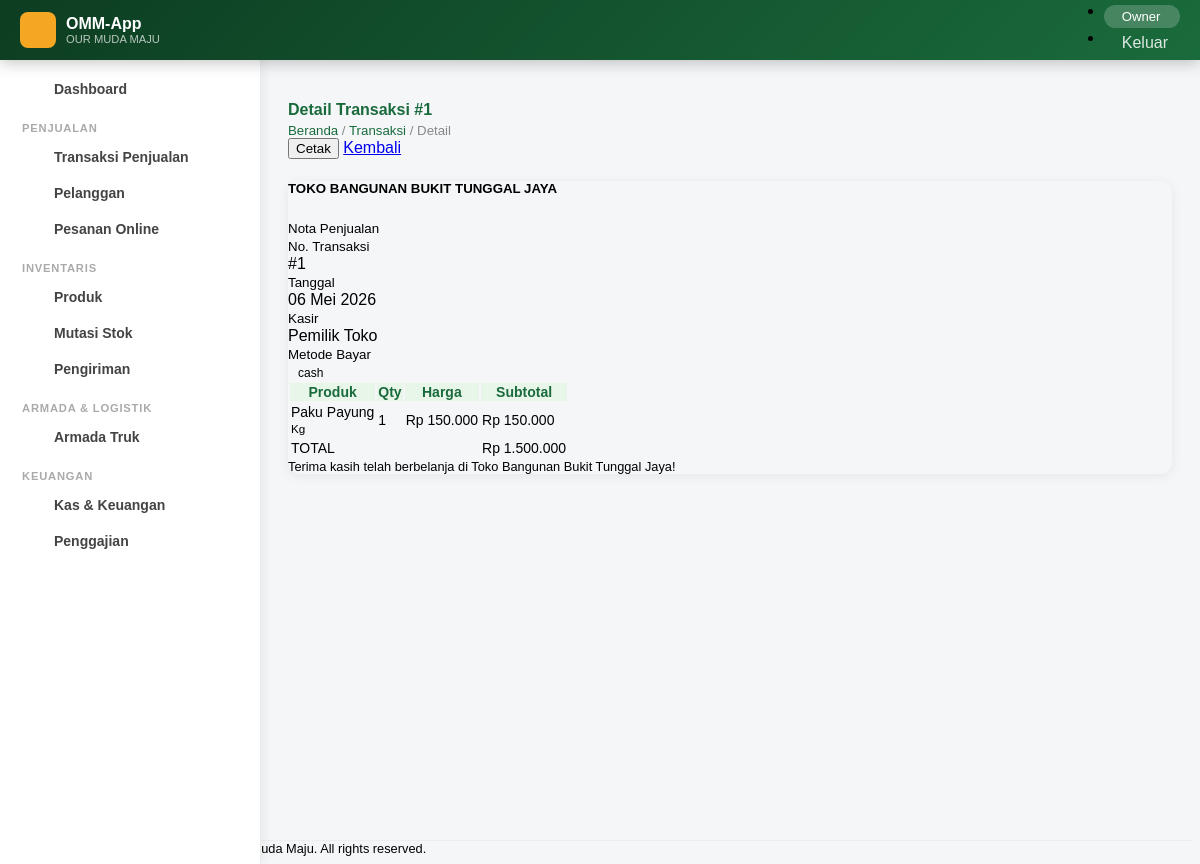
Screenshot of /transaksi-detail.php?id=1 (signed in) with the database file from the repository.
### tables this page shows
CREATE TABLE `transaksi` (
  `id_transaksi` int NOT NULL AUTO_INCREMENT,
  `tanggal` timestamp NULL DEFAULT CURRENT_TIMESTAMP,
  `total` decimal(12,2) NOT NULL,
  `metode_pembayaran` varchar(50) NOT NULL,
  `id_kasir` int NOT NULL,
  PRIMARY KEY (`id_transaksi`),
  KEY `id_kasir` (`id_kasir`),
  CONSTRAINT `transaksi_ibfk_1` FOREIGN KEY (`id_kasir`) REFERENCES `karyawan` (`id_karyawan`)
);

CREATE TABLE `karyawan` (
  `id_karyawan` int NOT NULL AUTO_INCREMENT,
  `nama` varchar(100) NOT NULL,
  `jabatan` varchar(50) NOT NULL,
  `no_hp` varchar(20) NOT NULL,
  `gaji` decimal(12,2) NOT NULL DEFAULT '0.00',
  `id_role` int NOT NULL,
  PRIMARY KEY (`id_karyawan`),
  KEY `id_role` (`id_role`),
  CONSTRAINT `karyawan_ibfk_1` FOREIGN KEY (`id_role`) REFERENCES `role` (`id_role`)
);

CREATE TABLE `detail_transaksi` (
  `id_detail` int NOT NULL AUTO_INCREMENT,
  `id_transaksi` int NOT NULL,
  `id_produk` int NOT NULL,
  `jumlah` int NOT NULL,
  `harga` decimal(12,2) NOT NULL,
  `subtotal` decimal(12,2) NOT NULL,
  PRIMARY KEY (`id_detail`),
  KEY `id_transaksi` (`id_transaksi`),
  KEY `id_produk` (`id_produk`),
  CONSTRAINT `detail_transaksi_ibfk_1` FOREIGN KEY (`id_transaksi`) REFERENCES `transaksi` (`id_transaksi`),
  CONSTRAINT `detail_transaksi_ibfk_2` FOREIGN KEY (`id_produk`) REFERENCES `produk` (`id_produk`)
);

CREATE TABLE `produk` (
  `id_produk` int NOT NULL AUTO_INCREMENT,
  `nama_produk` varchar(100) NOT NULL,
  `kategori` varchar(50) NOT NULL,
  `satuan` varchar(20) NOT NULL,
  `harga_beli` decimal(12,2) NOT NULL,
  `harga_jual` decimal(12,2) NOT NULL,
  `barcode` varchar(50) NOT NULL,
  `created_at` timestamp NULL DEFAULT CURRENT_TIMESTAMP,
  `foto` varchar(255) DEFAULT NULL COMMENT 'Foto Produk',
  PRIMARY KEY (`id_produk`)
);

### koneksi.php (called while the page is built, shortened)
<?php
class Koneksi {
    private $db_host = 'localhost',
            $db_user = 'root',
            $db_pass = 'kristin',
            $db_name = 'db_toko_bangunan';
    function __construct() {
        try {
            $this->db = new PDO(
                "mysql:host=$this->db_host;dbname=$this->db_name;charset=utf8",
                $this->db_user,
                $this->db_pass,
                [PDO::ATTR_ERRMODE => PDO::ERRMODE_EXCEPTION]
            );
        } catch (PDOException $e) {
            die('<div class="alert alert-danger m-3">Koneksi database gagal: ' . $e->getMessage() . '</div>');
        }
    }
}
?>

### Dml.php (called while the page is built, shortened)
<?php
include_once "koneksi.php";
class Dml extends Koneksi {
    public function query($sql, $params = [])
    {
        $q = $this->db->prepare($sql);
        $q->execute($params);
        return $q->fetchAll(PDO::FETCH_ASSOC);
    }
    public function queryOne($sql, $params = [])
    {
        $q = $this->db->prepare($sql);
        $q->execute($params);
        return $q->fetch(PDO::FETCH_ASSOC);
    }
}
?>

### transaksi-detail.php (the view, shortened to what this page needs)
<?php
include "fungsi.php";
include "Dml.php";
$db = new Dml();
$id = intval($_GET['id'] ?? 0);
$trx = $db->queryOne("SELECT t.*, k.nama as kasir FROM transaksi t JOIN karyawan k ON t.id_kasir=k.id_karyawan WHERE t.id_transaksi=?", [$id]);
$detail = $db->query("SELECT d.*, p.nama_produk, p.satuan FROM detail_transaksi d JOIN produk p ON d.id_produk=p.id_produk WHERE d.id_transaksi=?", [$id]);
include "header.php";
?>
<main id="main">
<div class="d-flex align-items-center justify-content-between mb-4">
    <div>
        <h4 class="page-title mb-0"><i class="bi bi-file-earmark-text me-2"></i>Detail Transaksi #<?php echo $id; ?></h4>
        <div class="page-breadcrumb"><a href="beranda.php">Beranda</a> / <a href="transaksi.php">Transaksi</a> / Detail</div>
    </div>
    <div class="d-flex gap-2">
        <button onclick="window.print()" class="btn btn-outline-secondary btn-sm"><i class="bi bi-printer me-1"></i>Cetak</button>
        <a href="transaksi.php" class="btn btn-outline-primary btn-sm"><i class="bi bi-arrow-left me-1"></i>Kembali</a>
    </div>
</div>
<div class="row justify-content-center">
<div class="col-lg-7">
<div class="card">
    <div class="card-body">
        <div class="text-center border-bottom pb-3 mb-3">
            <h5 class="fw-bold text-dark">TOKO BANGUNAN BUKIT TUNGGAL JAYA</h5>
            <small class="text-muted">Nota Penjualan</small>
        </div>
        <div class="row mb-3">
            <div class="col-6"><small class="text-muted">No. Transaksi</small><div class="fw-bold">#<?php echo $trx['id_transaksi']; ?></div></div>
            <div class="col-6 text-end"><small class="text-muted">Tanggal</small><div class="fw-bold"><?php echo tanggal(substr($trx['tanggal']??'',0,10)); ?></div></div>
            <div class="col-6 mt-2"><small class="text-muted">Kasir</small><div class="fw-bold"><?php echo htmlspecialchars($trx['kasir']); ?></div></div>
            <div class="col-6 mt-2 text-end"><small class="text-muted">Metode Bayar</small><div><?php echo badge_status($trx['metode_pembayaran']); ?></div></div>
        </div>
        <table class="table table-sm border">
            <thead class="table-light"><tr><th>Produk</th><th class="text-center">Qty</th><th class="text-end">Harga</th><th class="text-end">Subtotal</th></tr></thead>
            <tbody>
            <?php foreach ($detail as $d): ?>
            <tr>
                <td><?php echo htmlspecialchars($d['nama_produk']); ?><br><small class="text-muted"><?php echo $d['satuan']; ?></small></td>
                <td class="text-center"><?php echo $d['jumlah']; ?></td>
                <td class="text-end"><?php echo rupiah($d['harga']); ?></td>
                <td class="text-end fw-semibold"><?php echo rupiah($d['subtotal']); ?></td>
            </tr>
            <?php endforeach; ?>
            </tbody>
            <tfoot>
                <tr class="table-success"><td colspan="3" class="text-end fw-bold">TOTAL</td><td class="text-end fw-bold fs-5"><?php echo rupiah($trx['total']); ?></td></tr>
            </tfoot>
        </table>
        <div class="text-center text-muted mt-3" style="font-size:0.8rem;">
            Terima kasih telah berbelanja di Toko Bangunan Bukit Tunggal Jaya!
        </div>
    </div>
</div>
</div>
</div>
</main>
<?php include "footer.php"; ?>

### fungsi.php (shortened to what this page needs)
<?php
function tanggal($tanggal)
{
    $bulan = [
        'Januari', 'Februari', 'Maret', 'April', 'Mei', 'Juni',
        'Juli', 'Agustus', 'September', 'Oktober', 'November', 'Desember'
    ];
    if (preg_match('/^\d{4}-\d{2}-\d{2}/', $tanggal)) {
        $tgl       = substr($tanggal, 8, 2);
        $bln_index = (int) substr($tanggal, 5, 2) - 1;
        $bln       = $bulan[$bln_index] ?? '';
        $thn       = substr($tanggal, 0, 4);
        return "$tgl $bln $thn";
    }
    return $tanggal;
}
function rupiah($angka)
{
    return 'Rp ' . number_format($angka, 0, ',', '.');
}
function badge_status($status)
{
    $map = [
        'Sedang diproses'  => 'warning',
        'Dalam pengiriman' => 'info',
        'Selesai'          => 'success',
        'Aktif'            => 'success',
        'Nonaktif'         => 'secondary',
        'belum_lunas'      => 'danger',
        'lunas'            => 'success',
        'pending'          => 'warning',
        'dibatalkan'       => 'danger',
    ];
    $class = $map[$status] ?? 'secondary';
    return "<span class=\"badge bg-{$class}\">{$status}</span>";
}

### assets/css/main.css (style rules this page uses)
:root { --btj-primary: #1a6b3c; --btj-secondary: #f5a623; --btj-accent: #e8f5e9; --btj-dark: #0d3d22; --btj-sidebar-w: 260px; }
body { font-family: 'Nunito', sans-serif; background: #f4f6f8; }
#main { margin-left: var(--btj-sidebar-w); margin-top: 60px; padding: 20px; transition: all 0.3s; min-height: calc(100vh - 60px); }
.card { border: none; border-radius: 12px; box-shadow: 0 2px 12px rgba(0,0,0,0.07); }
.table { font-size: 0.875rem; }
.table thead th { background: var(--btj-accent); color: var(--btj-primary); font-weight: 700; border: none; }
.page-title { font-family: 'Poppins', sans-serif; font-weight: 700; color: var(--btj-primary); margin-bottom: 4px; }
.page-breadcrumb { color: #888; font-size: 0.83rem; }
.page-breadcrumb a { color: var(--btj-primary); text-decoration: none; }
.badge { font-size: 0.75rem; padding: 5px 10px; border-radius: 20px; }

### rows the page displays
transaksi: id_transaksi "1", tanggal "06 Mei 2026", id_kasir.nama "Pemilik Toko", metode_pembayaran "cash", total "Rp 1.500.000"
detail_transaksi: id_produk.nama_produk "Paku Payung", id_produk.satuan "Kg", jumlah "1", harga "Rp 150.000", subtotal "Rp 150.000"

### other values shown
$_SESSION['nama_role'] "Owner"
$id "1"
